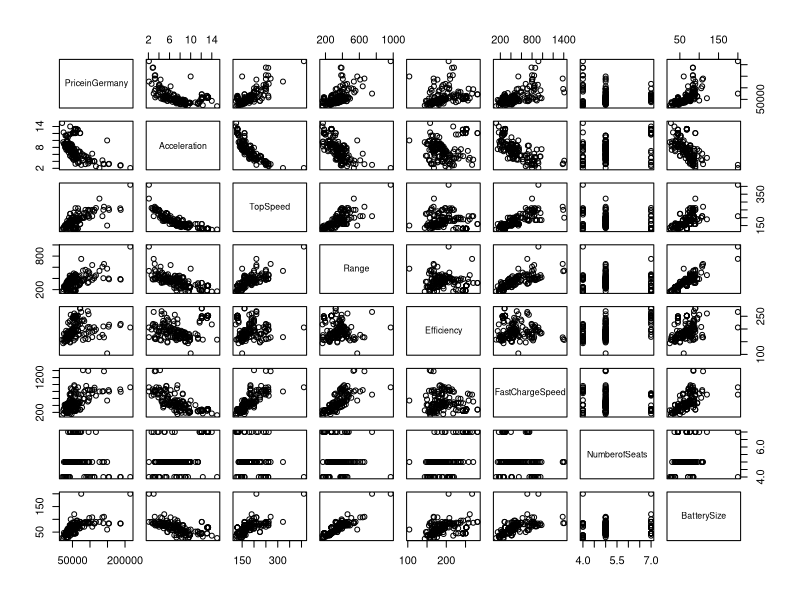
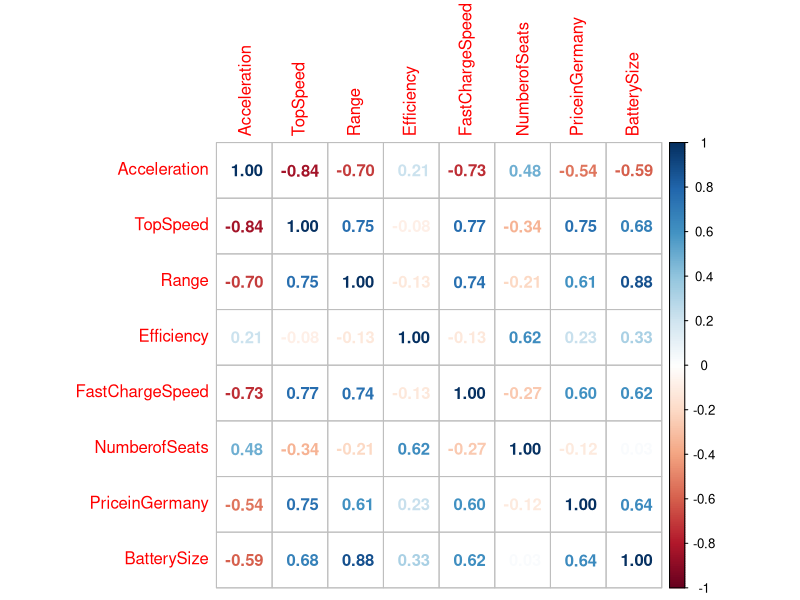
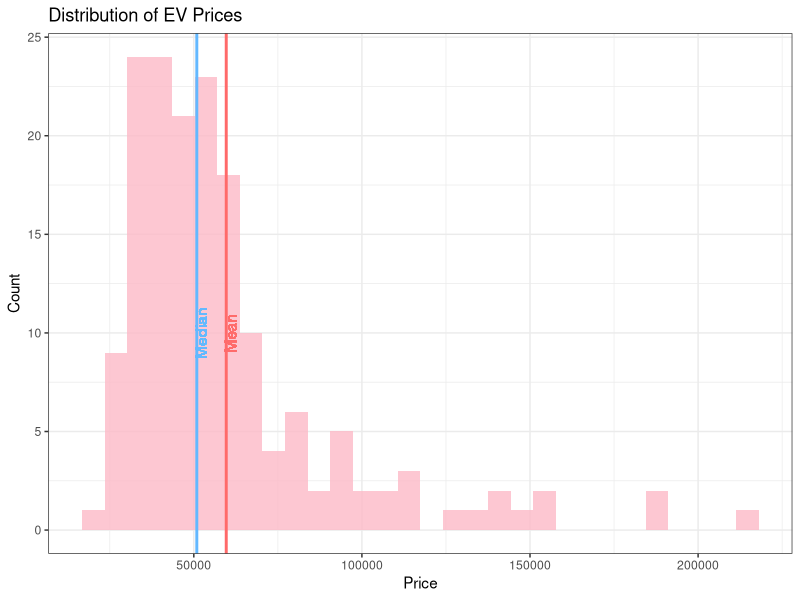
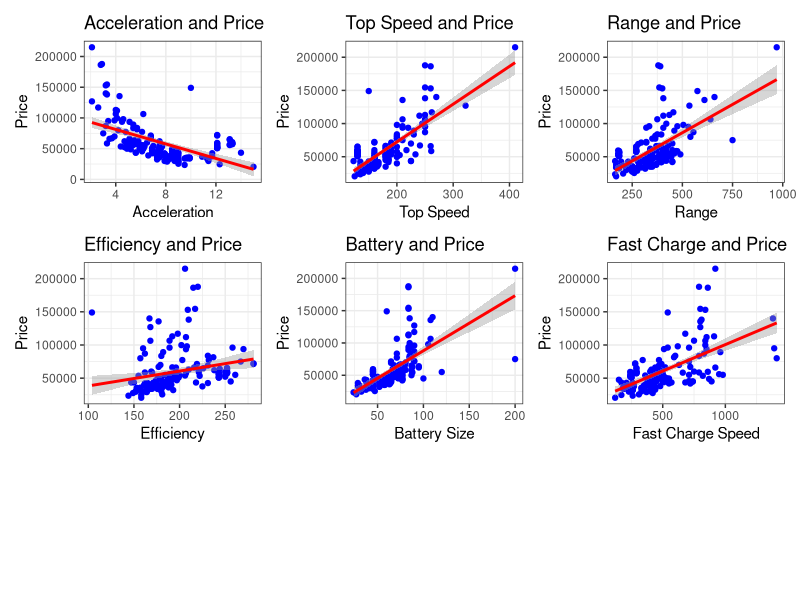
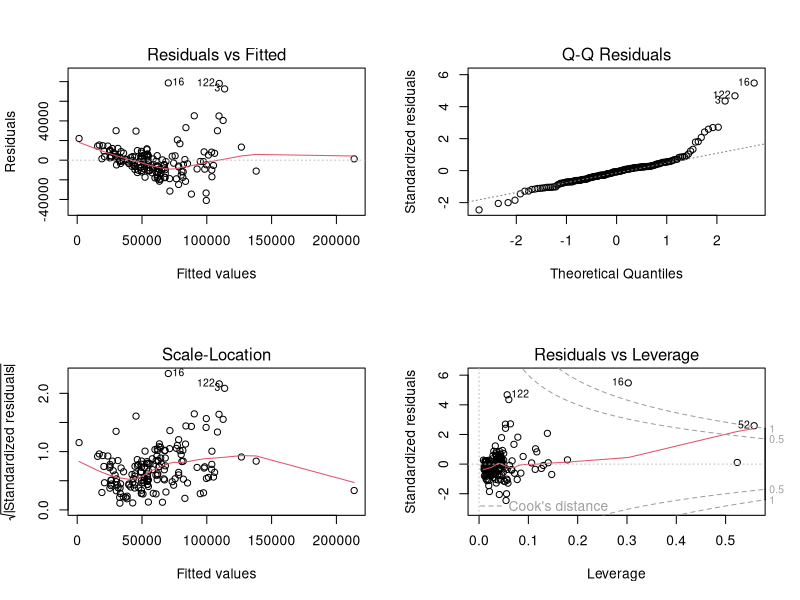
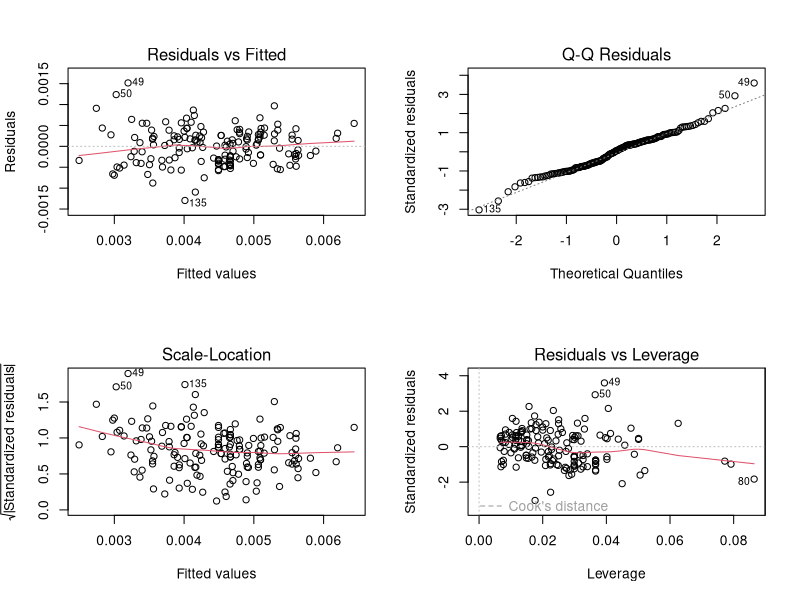

The R source for these figures, in order:
## ---- chunk 1
knitr::opts_chunk$set(echo = TRUE)
library(tidyverse)
library(readxl)
library(MASS)
library(car)
library(corrplot)
library(patchwork)
library(leaps)
## ---- chunk 2
ev <- read_xlsx('Electric Vehicle Data/Cheapestelectriccars-EVDatabase.xlsx', 
                sheet = 'Cheapestelectriccars- UTF8')
## ---- chunk 3
# Convert Character Vectors into useable numeric vectors
ev$BatterySize <- as.numeric(gsub(".* ([0-9]{2,3}[.]*[0-9]*) kWh", "\\1",
                                  ev$Subtitle))
libra_strip <- gsub(".([0-9]{2,3},[0-9]{3})", "\\1", 
                    ev$PriceinUK) # strip the libra symbol
ev$PriceinUK <- as.numeric(gsub(",", "", libra_strip))
ev$Acceleration <- as.numeric(gsub(" sec", "", ev$Acceleration))
ev$TopSpeed <- as.numeric(gsub(" km/h", "", ev$TopSpeed))
ev$Range <- as.numeric(gsub(" km", "", ev$Range))
ev$Efficiency <- as.numeric(gsub(" Wh/km", "", ev$Efficiency))
ev$FastChargeSpeed <- as.numeric(gsub(" km/h", "", ev$FastChargeSpeed))
ev$Drive <- as.factor(ev$Drive)
ev$PriceinGermany <- as.numeric(ev$PriceinGermany)
ev <- ev[,-2] #removing subtitle column
## ---- chunk 4
# Limit ev to complete records, German Prices
ev <- ev[complete.cases(cbind(ev$FastChargeSpeed, ev$PriceinGermany)),]
attach(ev)
## ---- chunk 5
head(ev)
## ---- chunk 6
#summary of Battery Size
summary(BatterySize)
## ---- chunk 7
#summary of EV prices in Germany
summary(PriceinGermany)
## ---- chunk 8
#summary of Top speed
summary(TopSpeed)
## ---- chunk 9
#summary of Vehicle Range
summary(Range)
## ---- chunk 10
detach(ev)
#Creating numeric data frame for correlation plots and removing price in UK
ev_numeric <- ev[, -c(1,7,10 )]
pairs(PriceinGermany~., ev_numeric)
## ---- chunk 11
corrplot(cor(ev_numeric), method = "number")
## ---- chunk 12
ggplot(ev_numeric, aes(x = PriceinGermany)) +    
  geom_histogram(alpha = 0.8,fill = "#fcb9c6") +
  geom_vline(aes(xintercept = mean(PriceinGermany)),col='indianred1',
             size=1)+ #Vertical Line for Mean
  geom_text(aes(x=mean(PriceinGermany) + 1250, label="Mean", y=10), 
            colour="indianred1", angle=90) +
  geom_vline(aes(xintercept = median(PriceinGermany)),col='steelblue1',
             size=1)+ #Vertical Line for Median
  geom_text(aes(x=median(PriceinGermany) + 1250, label="Median", y=10), 
            colour="steelblue1", angle=90) +
  labs(x= 'Price',y = 'Count', title = paste("Distribution of EV Prices")) +
  theme_bw()
## ---- chunk 13
v1 <- ggplot(ev_numeric, aes(x=Acceleration,y=PriceinGermany))+
  geom_point(color = "blue")+
  
  stat_smooth(aes(x=Acceleration,y=PriceinGermany),method="lm", 
              color="red")+ #code for trend line
  theme_bw()+
  labs(x = 'Acceleration', 
       y = 'Price', 
       title = 'Acceleration and Price')

v2 <- ggplot(ev_numeric, aes(x=TopSpeed,y=PriceinGermany))+
  geom_point(color = "blue")+
  
  stat_smooth(aes(x=TopSpeed,y=PriceinGermany),method="lm", 
              color="red")+ #code for trend line
  theme_bw()+
  labs(x = 'Top Speed', 
       y = 'Price', 
       title = 'Top Speed and Price')


v3 <- ggplot(ev_numeric, aes(x=Range,y=PriceinGermany))+
  geom_point(color = "blue")+
  
  stat_smooth(aes(x=Range,y=PriceinGermany),method="lm", 
              color="red")+ #code for trend line
  theme_bw()+
  labs(x = 'Range', 
       y = 'Price', 
       title = 'Range and Price')


v4 <- ggplot(ev_numeric, aes(x=Efficiency,y=PriceinGermany))+
  geom_point(color = "blue")+
  
  stat_smooth(aes(x=Efficiency,y=PriceinGermany),method="lm", 
              color="red")+ #code for trend line
  theme_bw()+
  labs(x = 'Efficiency', 
       y = 'Price', 
       title = 'Efficiency and Price')

v5 <- ggplot(ev_numeric, aes(x=BatterySize,y=PriceinGermany))+
  geom_point(color = "blue")+
  
  stat_smooth(aes(x=BatterySize,y=PriceinGermany),method="lm", 
              color="red")+ #code for trend line
  theme_bw()+
  labs(x = 'Battery Size', 
       y = 'Price', 
       title = 'Battery and Price')

v6 <- ggplot(ev_numeric, aes(x=FastChargeSpeed,y=PriceinGermany))+
  geom_point(color = "blue")+
  
  stat_smooth(aes(x=FastChargeSpeed,y=PriceinGermany),method="lm", 
              color="red")+ #code for trend line
  theme_bw()+
  labs(x = 'Fast Charge Speed', 
       y = 'Price', 
       title = 'Fast Charge and Price')

patch = v1 + v2 + v3 + v4 + v5 + v6 + plot_layout(ncol=3, 
                                                  nrow=3) #patching all graphs in one frame
patch
## ---- chunk 14
initial_model <- lm(PriceinGermany ~ Acceleration + TopSpeed + Range + Efficiency
                    + FastChargeSpeed + NumberofSeats + BatterySize, data = ev)
summary(initial_model)
par(mfrow = c(2,2))
plot(initial_model)
## ---- chunk 15
ev[c(16,52,122),]
## ---- chunk 16
ev <- ev[-16,]
## ---- chunk 17
# Transform response and numeric predictors
summary(powerTransform(cbind(PriceinGermany, Acceleration, TopSpeed, Range, 
                             Efficiency, FastChargeSpeed, NumberofSeats, 
                             BatterySize) ~ 1, data = ev))
## ---- chunk 18
# Create model with transformed Data
transformed_model <- lm(I(PriceinGermany^-.5) ~ sqrt(Acceleration) + 
                          I(1/TopSpeed) + log(Range) + log(Efficiency) + 
                          log(FastChargeSpeed) + log(BatterySize), data = ev)
summary(transformed_model)
## ---- chunk 19
vif(transformed_model)
## ---- chunk 20
# Perform Best Subset Selection on Transformed Data
transformed_model_subsets <- regsubsets(x = I(PriceinGermany^-.5) ~ 
                                          sqrt(Acceleration) + I(1/TopSpeed) + 
                                          log(Range) +log(Efficiency) + 
                                          log(FastChargeSpeed) + 
                                          log(BatterySize) + log(NumberofSeats),
                                        data = ev)
(transformed_model_subsets.summary <- summary(transformed_model_subsets))
(best_number_variables <- list("AIC" = 
                                 which.min(transformed_model_subsets.summary$cp), 
                               "BIC" = which.min(transformed_model_subsets.summary$bic),
                               "R2adj" = which.max(transformed_model_subsets.summary$adjr2)))
## ---- chunk 21
# Create model with transformed Data, without FastChargeSpeed
subset_model <- lm(PriceinGermany^-.5 ~ I(1/TopSpeed) + 
                 log(Efficiency) + log(FastChargeSpeed), data = ev)
summary(subset_model)
par(mfrow = c(2,2))
plot(subset_model)
vif(subset_model)
